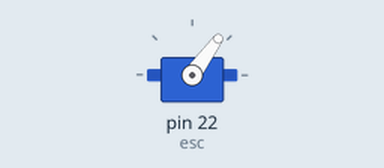
Simulated run of this sketch. Board: Arduino Mega 2560, built with avr-gcc and run on an emulated ATmega2560. Parts: servo. What the sketch prints to the serial monitor is not drawn.

Above: at 9.05 s.
Timing chart, 0 to 15.5 s (numbered marks = the images above):
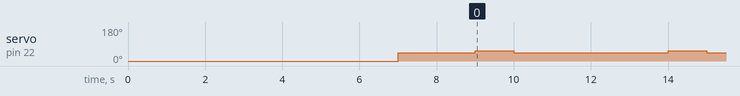

Measured:
- by itself, servo on pin 22 (esc): repeats every 5.0 s: 54° 1.0 s, 44° 4.0 s

The sketch:

120A_ESC_test.ino
```cpp
// POWER ESC OFF BEFORE UPLOADING CODE AND POWERING ON TEENSY

#include <Servo.h>

Servo esc; // Create a servo object to control the ESC

void setup() {
  Serial.begin(9600); // Start serial communication at 9600 baud rate

  esc.attach(22); // Attach the ESC signal cable to pin 1

  // Start with throttle at maximum to signal the beginning of the arming procedure
  Serial.println("Sending lowest throttle for arming...");
  esc.writeMicroseconds(0); // Adjust this value if needed; 2000us usually indicates maximum throttle
  delay(2000); // Short delay to ensure the signal is stable and power on ESC
  Serial.println("Power on the ESC now, then wait for the next instruction.");

  // IMPORTANT: At this point, you should manually power on the ESC

  delay(5000); // Wait 5 seconds for the user to power on the ESC and for it to initialize

  // Complete the arming procedure by setting the throttle to its lowest position
  Serial.println("Sending lowest throttle to complete arming...");
  esc.writeMicroseconds(1000); // Adjust this value if needed; 1000us usually indicates minimum throttle
  delay(2000); // Wait a bit longer for the ESC to recognize the arming sequence
  Serial.println("ESC should be armed now.");

  // Your ESC should now be armed and ready
}

void loop() {
  // Example: Run motor at a low throttle setting for 1 second
  Serial.println("Running motor at low throttle...");
  esc.writeMicroseconds(1100); // Adjust this value based on your ESC's requirements
  delay(1000); // Motor runs at low throttle for 1 second

  // Stop the motor (or set to minimum throttle)
  Serial.println("Stopping motor...");
  esc.writeMicroseconds(1000); // Send minimum throttle to stop the motor
  delay(4000); // Wait for 4 seconds before the next loop iteration (to provide clear separation in debug messages)
}
```
